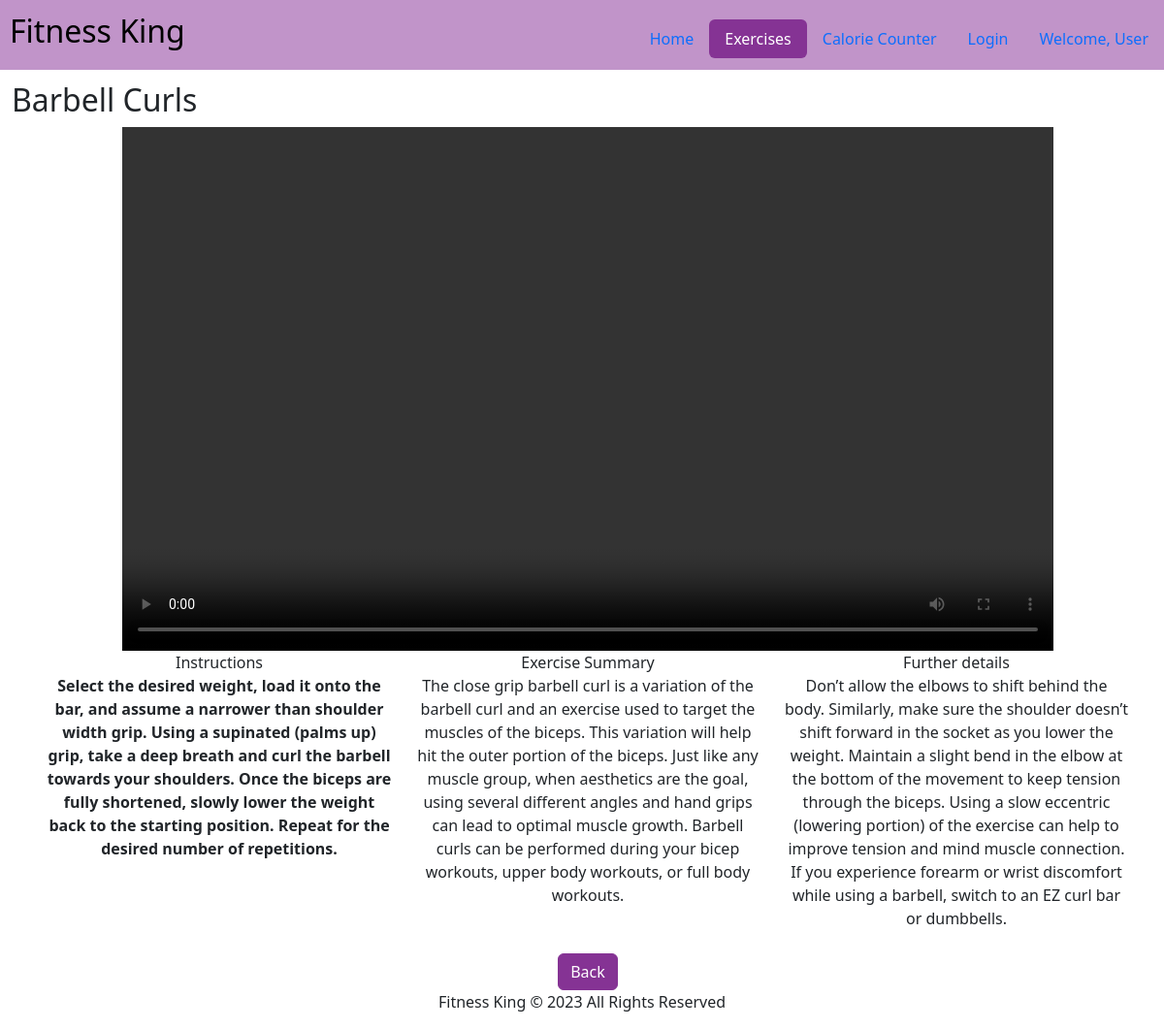
/ExerciseDetails.php?ID=7, run on the app's committed database.
### tables this page shows
CREATE TABLE `exercises` (
  `ID` int(11) NOT NULL,
  `exercise_name` varchar(50) NOT NULL,
  `instructions` varchar(1000) NOT NULL,
  `summary` varchar(1000) NOT NULL,
  `furtherInformation` varchar(1000) NOT NULL,
  `video_link` varchar(500) NOT NULL,
  `type` varchar(100) NOT NULL,
  `time` int(100) NOT NULL,
  `calories` int(100) NOT NULL
);

### HTML/ExerciseDetails.php (the view, shortened to what this page needs)
<?php
include "config.php";
$ID = $_GET["ID"];
$sql = "SELECT * FROM exercises WHERE ID = '". $ID . "' ";
$result = mysqli_query($con, $sql);
?>
<html>
<link href="https://cdn.jsdelivr.net/npm/bootstrap@5.3.0-alpha1/dist/css/bootstrap.min.css" rel="stylesheet">
<head>
<nav class="navbar navbar-expand-lg" style="background-color: #C194C9;">
        <a class="navbar-brand" style="font-size:20px; padding-left:10px;"><h2>Fitness King</h2></a>
    <div class="navbar-collapse" id="navbarSupportedContent">
      <ul class="nav nav-pills ms-auto" style="padding-top:0.75%">
				<li class="nav-item"><a class="nav-link" href="Index.php">Home</a></li>
				<li class="nav-item"><a class="nav-link active" style="background-color: #853394; border-color:#853394;" href="Exercises.php">Exercises</a></li>
                <li class="nav-item"><a class="nav-link" href="Calories.php">Calorie Counter</a></li>
                <li><?php
                if(!empty($_SESSION["username"]))
                {
                    echo '<li class="nav-item"><a class="nav-link" href="index.php?Logout=" name="Logout" id="Logout">Logout</a></li>';
                }
                else
                {
                    echo '<li class="nav-item"><a class="nav-link" href="login.php">Login</a></li>';
                }
                ?></a></li>
<li class="nav-item"><a class="nav-link" class="user" href="Routines.php">
            Welcome, <?php if(isset($_SESSION['username'])){echo $_SESSION['username'];}
                else echo "User"?>
        </div></a></li>
</nav>
</head>
<body>
<div style='padding-left:1%'>
<?php
if (mysqli_num_rows($result) > 0){
while ($row=mysqli_fetch_assoc($result)){
echo"<div class='col-auto'><h2 style='padding-top:1%;'>" . $row["exercise_name"] . "</h2></div>" .
	"<div class='row justify-content-center'><div class='col-auto'>
	<video width='960' height='540' controls>
		<source src= videos-images/". $row["video_link"] ." type='video/mp4'>
	</video></div></div>" .
	"<div class='container text-center'>
	<div class='row justify-content-evenly'>
	<div class='col-4'<p>Instructions" ."<br><b>". $row["instructions"] . "</b></div>" .
	"<div class='col-4'<p>Exercise Summary" ."<br>". $row["summary"]  . "</div>" .
	"<div class='col-4'<p>Further details" . "<br>" . $row["furtherInformation"] . "</div></div><br>" .
	"<button class='btn btn-primary' style='background-color: #853394; border-color:#853394;' onclick=document.location='Exercises.php'>Back</button>" . "</div>";
}
}
else{
echo "0 results";
}
?>
</div>
</body>
<footer style="position: relative; left: 0; bottom: 0; width: 100%; text-align: center;">
    <p>Fitness King © 2023 All Rights Reserved</p>
</footer>
</html>

### data on the page
exercises: exercise_name "Barbell Curls", instructions "Select the desired weight, load it onto the bar, and assume a narrower than shoulder width grip. Using a supinated (palms up) grip, take a deep breath and curl the barbell towards your shoulders. Once the biceps are fully shortened, slowly lower the weight back to the starting position. Repeat for the desired number of repetitions.", summary "The close grip barbell curl is a variation of the barbell curl and an exercise used to target the muscles of the biceps. This variation will help hit the outer portion of the biceps. Just like any muscle group, when aesthetics are the goal, using several different angles and hand grips can lead to optimal muscle growth. Barbell curls can be performed during your bicep workouts, upper body workouts, or full body workouts.", furtherInformation "Don’t allow the elbows to shift behind the body. Similarly, make sure the shoulder doesn’t shift forward in the socket as you lower the weight. Maintain a slight bend in the elbow at the bottom of the movement to keep tension through the biceps. Using a slow eccentric (lowering portion) of the exercise can help to improve tension and mind muscle connection. If you experience forearm or wrist discomfort while using a barbell, switch to an EZ curl bar or dumbbells."
